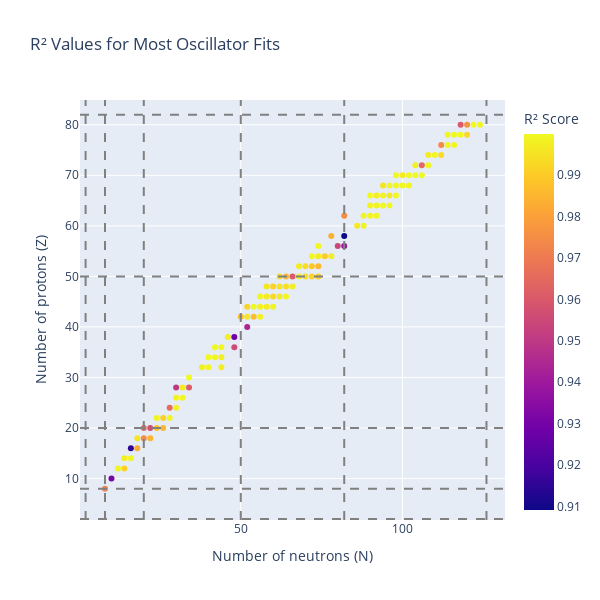

Write notebook code for a chart like this one.
### Code cell
fig = px.scatter(get_best_r2(oscillators, stdevs_r2[1]).reset_index(), 
          x='n',
          y='z', 
          color='r2',
          title='R² Values for Highest 95% of Oscillator Fits',
          labels={'z': 'Number of protons (Z)', 'n': 'Number of neutrons (N)', 'r2': 'R² Score'},
        #   color_continuous_scale=[(0,'#0d0887'), (0.8,'#cc4778'), (1,'#f0f921')],
          color_continuous_scale='plasma',
          height=600,
          width=600)

magic_numbers_n = [2, 8, 20, 50, 82, 126]
magic_numbers_z = [2, 8, 20, 50, 82]

for i, m in enumerate(magic_numbers_n):
    fig.add_vline(x=m, line_dash="dash", line_color="gray", name="Magic numbers" if i==0 else None)

for i, m in enumerate(magic_numbers_z):
    fig.add_hline(y=m, line_dash="dash", line_color="gray")

fig.show()

### Figure 1 — Plotly figure (JSON) as saved in the notebook; plotly's stock layout.template omitted (floating-point values rounded to 4 significant figures)
{"data": [{"hovertemplate": "Number of neutrons (N)=%{x}<br>Number of protons (Z)=%{y}<br>R² Score=%{marker.color}<extra></extra>", "legendgroup": "", "marker": {"color": [0.9727, 0.931, 0.9991, 0.9916, 0.9978, 0.9998, 0.9153, 0.9827, 0.996, 0.9748, 0.9849, 0.9658, 0.9566, 0.9883, 0.9852, 0.9988, 0.9918, 0.9993, 0.9658, 0.9982, 0.9985, 0.9993, 0.9497, 0.9969, 0.9616, 1.0, 0.998, 0.9994, 0.9973, 0.9999, 0.9991, 0.9979, 0.9998, 0.9992, 0.9562, 0.9977, 0.9285, 0.9442, 0.9866, 0.9961, 0.9873, 0.9984, 0.9921, 0.9996, 0.9985, 0.9974, 0.9989, 0.9991, 0.9967, 0.9934, 0.9969, 0.9993, 0.9958, 0.9916, 0.9954, 0.9941, 0.9976, 0.994, 0.9859, 0.961, 0.9987, 0.9945, 0.9918, 0.991, 0.997, 0.9941, 0.9891, 0.9857, 0.9996, 0.9971, 0.9901, 0.9974, 0.9993, 0.9544, 0.9374, 0.9837, 0.9091, 0.9965, 0.999, 0.9754, 0.9988, 0.9989, 0.9991, 0.9986, 0.9985, 0.9998, 0.9997, 0.9999, 0.9974, 0.9982, 0.9965, 0.9997, 0.9953, 0.999, 0.9992, 0.9997, 0.9994, 0.9997, 0.997, 0.9999, 0.9999, 1.0, 0.9979, 0.9651, 0.9991, 0.9971, 0.9989, 0.994, 0.9741, 0.9996, 0.9994, 0.9993, 0.9998, 0.9995, 0.9924, 0.9604, 0.9762, 0.9998, 0.9992], "coloraxis": "coloraxis", "symbol": "circle"}, "mode": "markers", "name": "", "orientation": "v", "showlegend": false, "type": "scatter", "x": [8, 10, 12, 14, 14, 16, 16, 18, 18, 20, 22, 20, 22, 24, 26, 24, 26, 28, 28, 30, 30, 32, 30, 32, 34, 34, 38, 40, 44, 40, 42, 44, 42, 44, 48, 46, 48, 52, 50, 52, 54, 56, 52, 54, 56, 58, 60, 56, 58, 60, 62, 64, 58, 60, 62, 64, 66, 62, 64, 66, 68, 70, 72, 74, 68, 70, 72, 74, 72, 74, 76, 78, 74, 80, 82, 78, 82, 86, 88, 82, 88, 90, 92, 90, 92, 94, 96, 90, 92, 94, 96, 98, 94, 96, 98, 100, 102, 98, 100, 102, 104, 106, 104, 106, 108, 108, 110, 112, 112, 114, 116, 114, 116, 118, 120, 118, 120, 122, 124], "xaxis": "x", "y": [8, 10, 12, 12, 14, 14, 16, 16, 18, 18, 18, 20, 20, 20, 20, 22, 22, 22, 24, 24, 26, 26, 28, 28, 28, 30, 32, 32, 32, 34, 34, 34, 36, 36, 36, 38, 38, 40, 42, 42, 42, 42, 44, 44, 44, 44, 44, 46, 46, 46, 46, 46, 48, 48, 48, 48, 48, 50, 50, 50, 50, 50, 50, 50, 52, 52, 52, 52, 54, 54, 54, 54, 56, 56, 56, 58, 58, 60, 60, 62, 62, 62, 62, 64, 64, 64, 64, 66, 66, 66, 66, 66, 68, 68, 68, 68, 68, 70, 70, 70, 70, 70, 72, 72, 72, 74, 74, 74, 76, 76, 76, 78, 78, 78, 78, 80, 80, 80, 80], "yaxis": "y"}], "layout": {"coloraxis": {"colorbar": {"title": {"text": "R² Score"}}, "colorscale": [[0, "#0d0887"], [0.1111, "#46039f"], [0.2222, "#7201a8"], [0.3333, "#9c179e"], [0.4444, "#bd3786"], [0.5556, "#d8576b"], [0.6667, "#ed7953"], [0.7778, "#fb9f3a"], [0.8889, "#fdca26"], [1, "#f0f921"]]}, "height": 600, "legend": {"tracegroupgap": 0}, "shapes": [{"line": {"color": "gray", "dash": "dash"}, "name": "Magic numbers", "type": "line", "x0": 2, "x1": 2, "xref": "x", "y0": 0, "y1": 1, "yref": "y domain"}, {"line": {"color": "gray", "dash": "dash"}, "type": "line", "x0": 8, "x1": 8, "xref": "x", "y0": 0, "y1": 1, "yref": "y domain"}, {"line": {"color": "gray", "dash": "dash"}, "type": "line", "x0": 20, "x1": 20, "xref": "x", "y0": 0, "y1": 1, "yref": "y domain"}, {"line": {"color": "gray", "dash": "dash"}, "type": "line", "x0": 50, "x1": 50, "xref": "x", "y0": 0, "y1": 1, "yref": "y domain"}, {"line": {"color": "gray", "dash": "dash"}, "type": "line", "x0": 82, "x1": 82, "xref": "x", "y0": 0, "y1": 1, "yref": "y domain"}, {"line": {"color": "gray", "dash": "dash"}, "type": "line", "x0": 126, "x1": 126, "xref": "x", "y0": 0, "y1": 1, "yref": "y domain"}, {"line": {"color": "gray", "dash": "dash"}, "type": "line", "x0": 0, "x1": 1, "xref": "x domain", "y0": 2, "y1": 2, "yref": "y"}, {"line": {"color": "gray", "dash": "dash"}, "type": "line", "x0": 0, "x1": 1, "xref": "x domain", "y0": 8, "y1": 8, "yref": "y"}, {"line": {"color": "gray", "dash": "dash"}, "type": "line", "x0": 0, "x1": 1, "xref": "x domain", "y0": 20, "y1": 20, "yref": "y"}, {"line": {"color": "gray", "dash": "dash"}, "type": "line", "x0": 0, "x1": 1, "xref": "x domain", "y0": 50, "y1": 50, "yref": "y"}, {"line": {"color": "gray", "dash": "dash"}, "type": "line", "x0": 0, "x1": 1, "xref": "x domain", "y0": 82, "y1": 82, "yref": "y"}], "title": {"text": "R² Values for Most Oscillator Fits"}, "width": 600, "xaxis": {"anchor": "y", "domain": [0, 1], "title": {"text": "Number of neutrons (N)"}}, "yaxis": {"anchor": "x", "domain": [0, 1], "title": {"text": "Number of protons (Z)"}}}}
